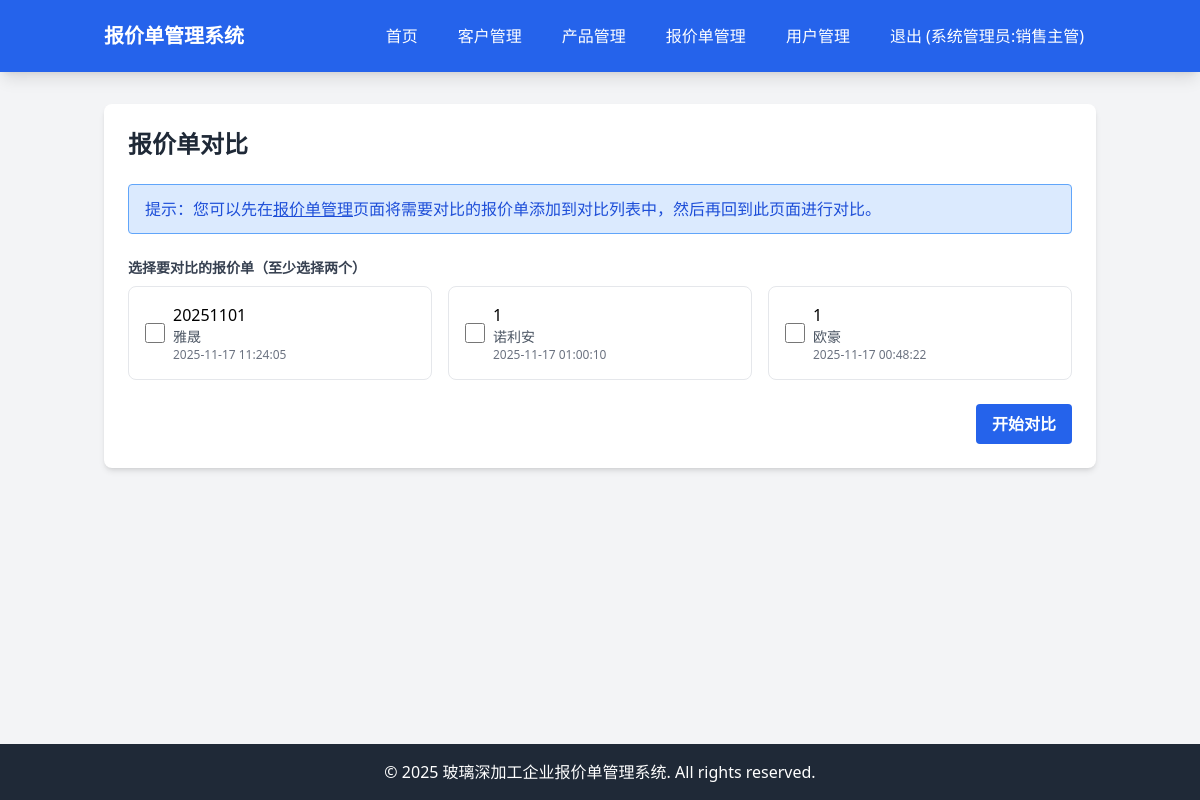
The app's page /quotes/comparison (signed in) with its own data.
### tables this page shows
CREATE TABLE quotes (id INTEGER PRIMARY KEY AUTOINCREMENT, customer_id INTEGER, category VARCHAR(20), version VARCHAR(20), is_active BOOLEAN DEFAULT 0, discount_rate DECIMAL(5, 2) DEFAULT 0, rebate_rate DECIMAL(5, 2) DEFAULT 0, effective_date DATE, expiry_date DATE, created_at DATETIME DEFAULT CURRENT_TIMESTAMP, updated_at DATETIME DEFAULT CURRENT_TIMESTAMP);

CREATE TABLE customers (id INTEGER PRIMARY KEY AUTOINCREMENT, code VARCHAR(10), short_name VARCHAR(100), full_name VARCHAR(200), address TEXT, phone VARCHAR(20), company_name VARCHAR(200), credit_code VARCHAR(50), bank VARCHAR(100), account_number VARCHAR(100), level VARCHAR(50), created_at DATETIME DEFAULT CURRENT_TIMESTAMP, updated_at DATETIME DEFAULT CURRENT_TIMESTAMP);

### app/Controllers/Controller.php (called while the page is built, shortened)
<?php
class Controller
{
    protected $view;
    public function __construct()
    {
        $this->view = new View();
    }
    protected function render($view, $data = [])
    {
        return $this->view->render($view, $data);
    }
}

### app/Controllers/QuoteComparisonController.php (called while the page is built, shortened)
<?php
class QuoteComparisonController extends Controller
{
    protected $quote;
    protected $customer;
    public function __construct()
    {
        $this->quote = new Quote();
        $this->customer = new Customer();
    }
    public function index()
    {
        $quotes = $this->quote->query()
            ->orderBy('created_at', 'DESC')
            ->get();
        $customers = [];
        foreach ($quotes as $quote) {
            if (!isset($customers[$quote['customer_id']])) {
                $customer = $this->customer->find($quote['customer_id']);
                $customers[$quote['customer_id']] = $customer;
            }
        }
        return $this->render('quotes/comparison/index', [
            'quotes' => $quotes,
            'customers' => $customers
        ]);
    }
}

### app/Models/Model.php (called while the page is built, shortened)
<?php
abstract class Model
{
    protected $connection;
    protected $table;
    protected $primaryKey = 'id';
    public function __construct()
    {
        $this->connection = $this->getConnection();
    }
    protected function getConnection()
    {
        static $pdo = null;
        if ($pdo === null) {
            $config = require __DIR__ . '/../../config/database.php';
            $dbConfig = $config['connections'][$config['default']];
            if ($dbConfig['driver'] === 'mysql') {
                $dsn = "mysql:host={$dbConfig['host']};port={$dbConfig['port']};dbname={$dbConfig['database']};charset={$dbConfig['charset']}";
                $username = $dbConfig['username'] ?? '';
                $password = $dbConfig['password'] ?? '';
                $pdo = new PDO($dsn, $username, $password);
            } else {
                $dsn = "sqlite:{$dbConfig['database']}";
                $pdo = new PDO($dsn);
            }
            $pdo->setAttribute(PDO::ATTR_ERRMODE, PDO::ERRMODE_EXCEPTION);
            $pdo->setAttribute(PDO::ATTR_DEFAULT_FETCH_MODE, PDO::FETCH_ASSOC);
        }
        return $pdo;
    }
    public function find($id)
    {
        $stmt = $this->connection->prepare("SELECT * FROM {$this->table} WHERE {$this->primaryKey} = ?");
        $stmt->execute([$id]);
        return $stmt->fetch();
    }
    public function query()
    {
        return new QueryBuilder($this->connection, $this->table);
    }
}

### app/Models/QueryBuilder.php (called while the page is built, shortened)
<?php
class QueryBuilder
{
    protected $connection;
    protected $table;
    protected $bindings = [];
    protected $orderBy = [];
    public function __construct($connection, $table)
    {
        $this->connection = $connection;
        $this->table = $table;
    }
    public function orderBy($column, $direction = 'ASC')
    {
        $this->orderBy[] = "{$column} {$direction}";
        return $this;
    }
    public function get()
    {
        $sql = $this->buildSelectQuery();
        $stmt = $this->connection->prepare($sql);
        $stmt->execute($this->bindings);
        return $stmt->fetchAll();
    }
    protected function buildSelectQuery()
    {
        $sql = "SELECT * FROM {$this->table}";
        if (!empty($this->orderBy)) {
            $sql .= " ORDER BY " . implode(', ', $this->orderBy);
        }
        return $sql;
    }
}

### resources/views/quotes/comparison/index.php (the view, shortened to what this page needs)
<div class="bg-white rounded-lg shadow-md p-6">
    <div class="flex justify-between items-center mb-6">
        <h1 class="text-2xl font-bold text-gray-800">报价单对比</h1>
    </div>
    <div class="bg-blue-100 border border-blue-400 text-blue-700 px-4 py-3 rounded relative mb-6" role="alert">
        <span class="block sm:inline">提示：您可以先在<a href="/quotes" class="underline">报价单管理</a>页面将需要对比的报价单添加到对比列表中，然后再回到此页面进行对比。</span>
    </div>
    <form action="/quotes/comparison" method="POST">
        <div class="mb-6">
            <label class="block text-gray-700 text-sm font-bold mb-2">选择要对比的报价单（至少选择两个）</label>
            <div class="grid grid-cols-1 md:grid-cols-2 lg:grid-cols-3 gap-4">
                <?php foreach ($quotes as $quote): ?>
                <div class="border rounded-lg p-4 hover:bg-gray-50">
                    <label class="flex items-center">
                        <input type="checkbox" name="quote_ids[]" value="<?= $quote['id'] ?>" class="mr-2 h-5 w-5 text-blue-600">
                        <div>
                            <div class="font-medium"><?= htmlspecialchars($quote['version']) ?></div>
                            <div class="text-sm text-gray-600">
                                <?= htmlspecialchars($customers[$quote['customer_id']]['short_name'] ?? $customers[$quote['customer_id']]['full_name'] ?? '未知客户') ?>
                            </div>
                            <div class="text-xs text-gray-500"><?= htmlspecialchars($quote['created_at']) ?></div>
                        </div>
                    </label>
                </div>
                <?php endforeach; ?>
            </div>
        </div>
        <div class="flex justify-end">
            <button type="submit" class="bg-blue-600 hover:bg-blue-700 text-white font-bold py-2 px-4 rounded">
                开始对比
            </button>
        </div>
    </form>
</div>

### records on screen
quotes: version "20251101", customer.short_name "雅晟", created_at "2025-11-17 11:24:05"
quotes: version "1", customer.short_name "诺利安", created_at "2025-11-17 01:00:10"
quotes: version "1", customer.short_name "欧豪", created_at "2025-11-17 00:48:22"

### other values on screen
$_SESSION['name'] "系统管理员"
$_SESSION['role'] "销售主管"
